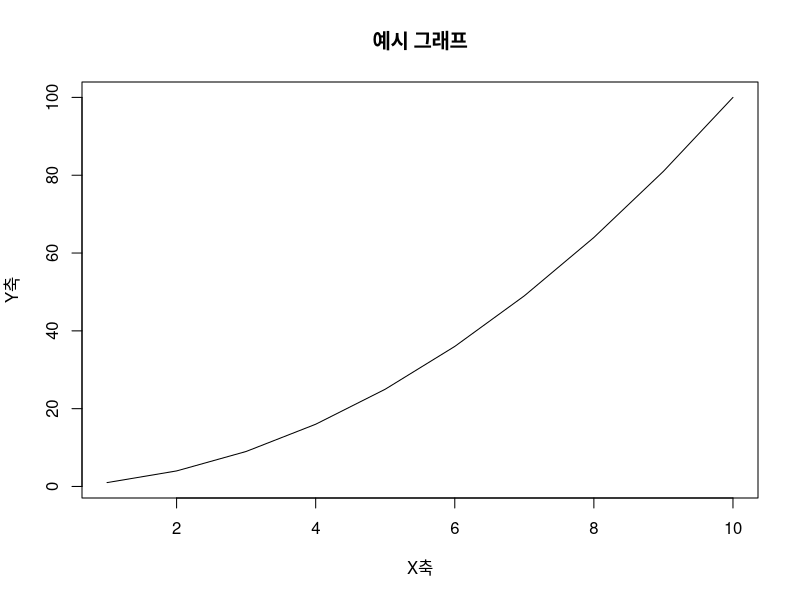

The R script that drew this image:
## ---- chunk 1
#| label: fig-example
#| fig-cap: "분석 결과 예시"
#| echo: false

plot(1:10, (1:10)^2, type = "l",
     xlab = "X축", ylab = "Y축",
     main = "예시 그래프")
